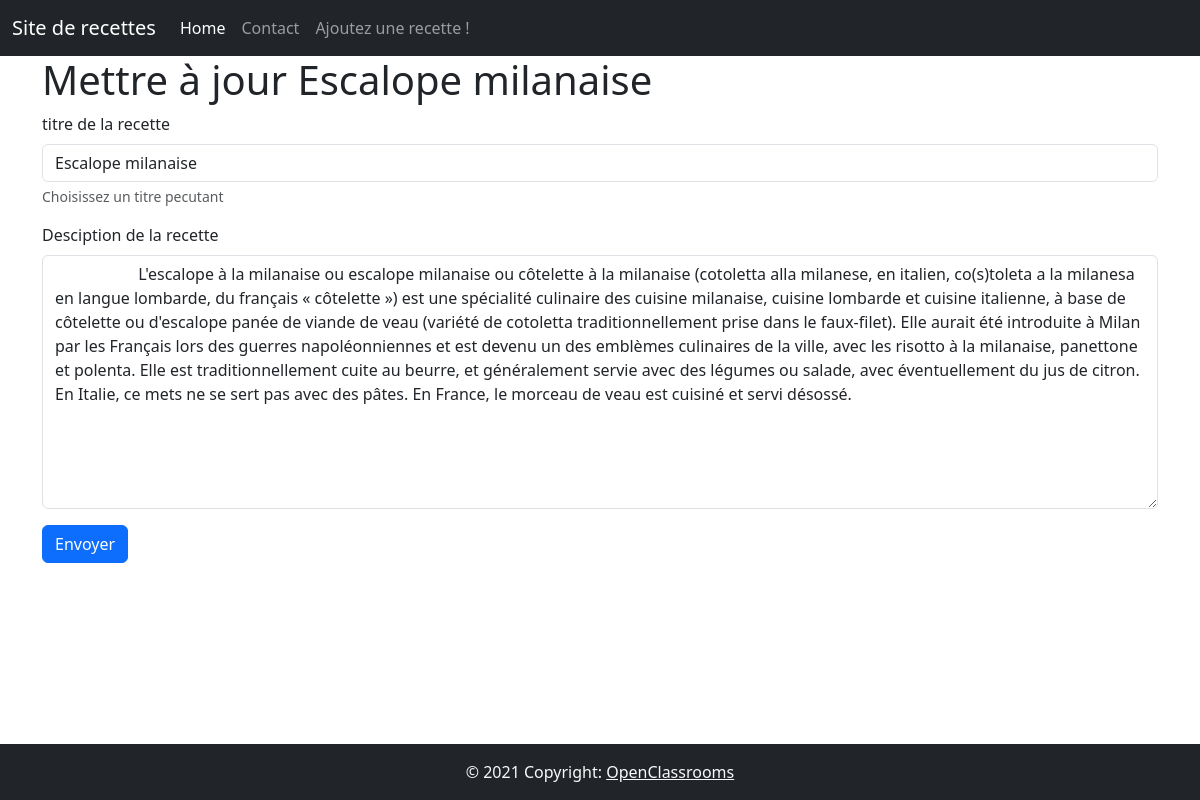
Screenshot of /recipes/update.php?id=3 (signed in) with the database file from the repository.
### tables this page shows
CREATE TABLE `recipes` (
  `recipe_id` int(11) NOT NULL,
  `title` varchar(128) NOT NULL,
  `recipe` text NOT NULL,
  `is_enabled` tinyint(1) NOT NULL,
  `author` varchar(512) NOT NULL
);

### variables.php (called while the page is built, shortened)
<?php
$rootUrl = (!empty($_SERVER['HTTPS']) ? 'https' : 'http') . '://' . $_SERVER['HTTP_HOST'] . '/';

### recipes/update.php (the view, shortened to what this page needs)
<?php session_start();
include_once('../config/mysql.php');
include_once('../variables.php');
$getData = $_GET;
$retrieveRecipeStatement = $mysqlClient->prepare('SELECT * FROM recipes WHERE recipe_id = :id');
$retrieveRecipeStatement->execute([
    'id' => $getData['id'],
]);
$recipe = $retrieveRecipeStatement->fetch(PDO::FETCH_ASSOC);
?>
<!DOCTYPE html>
<html lang="en">
<head>
    <link rel="stylesheet" href="https://cdn.jsdelivr.net/npm/bootstrap@5.3.2/dist/css/bootstrap.min.css">
</head>
<body class="d-flex flex-column min-vh-100">
    <?php include_once($rootPath . '/tests/header.php'); ?>
    <div class="container">
        <h1>Mettre à jour <?= $recipe['title'] ?></h1>
        <form action="<?= $rootUrl . 'tests/recipes/post_update.php' ?>" method="post">
            <div class="mb-3">
                <label for="title" class="form-label">titre de la recette</label>
                <input type="text" name="title" id="title" class="form-control" aria-describedby="title-help" value="<?= $recipe['title'] ?>">
                <div id="title-help" class="form-text">Choisissez un titre pecutant</div>
            </div>
            <div class="mb-3">
                <label for="recipe" class="form-label">Desciption de la recette</label>
                <textarea name="recipe" id="recipe" cols="30" rows="10" class="form-control" placeholder="Seulement du contenu vous appartenant ou libre de droit">
                    <?= strip_tags($recipe['recipe']) ?>
                </textarea>
            </div>
            <button type="submit" class="btn btn-primary">Envoyer</button>
        </form>
        <br>
    </div>
    <?php include_once($rootPath . '/tests/footer.php'); ?>
</body>
</html>

### rows the page displays
recipes: title "Escalope milanaise", recipe "L'escalope à la milanaise ou escalope milanaise ou côtelette à la milanaise (cotoletta alla milanese, en italien, co(s)toleta a la milanesa en langue lombarde, du français « côtelette ») est une spécialité culinaire des cuisine milanaise, cuisine lombarde et cuisine italienne, à base de côtelette ou d'escalope panée de viande de veau (variété de cotoletta traditionnellement prise dans le faux-filet). Elle aurait été introduite à Milan par les Français lors des guerres napoléonniennes et est devenu un des emblèmes culinaires de la ville, avec les risotto à la milanaise, panettone et polenta. Elle est traditionnellement cuite au beurre, et généralement servie avec des légumes ou salade, avec…"
